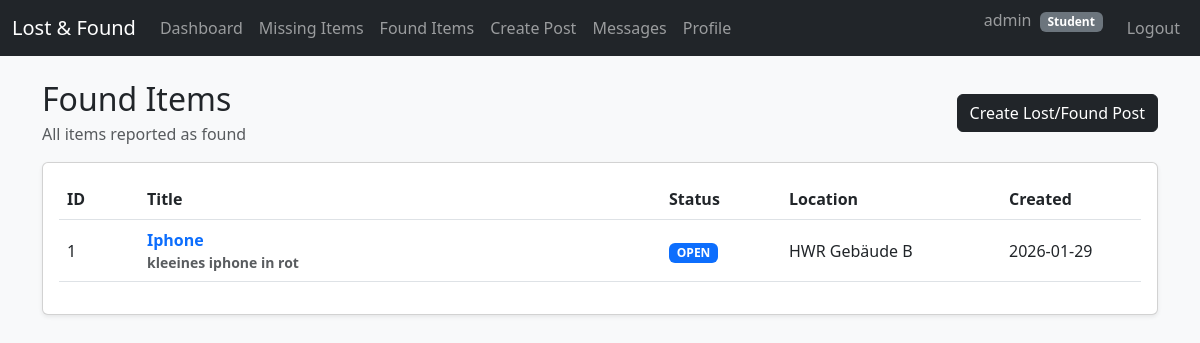
/student/found (signed in), run on an earlier commit of the app's database.
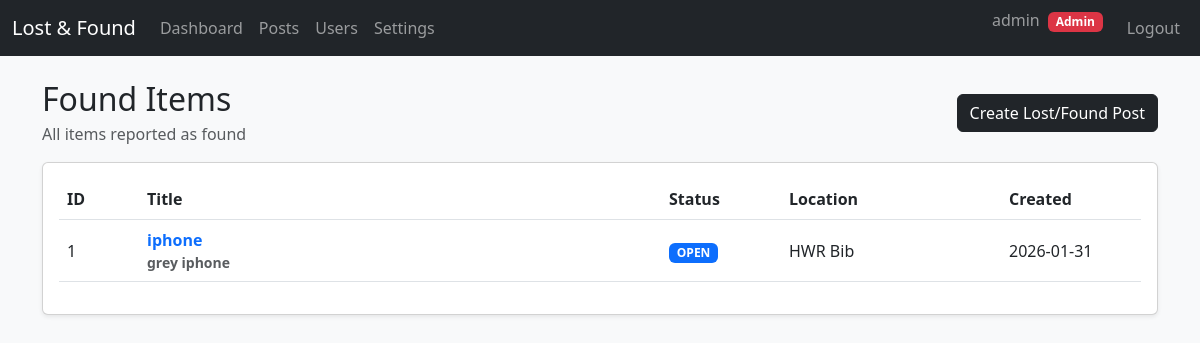
And on a later commit of the database.
### db.py (models this page shows)
class ItemPost(db.Model):
    __tablename__ = "item_posts"
    id = db.Column(db.Integer, primary_key=True)
    post_type = db.Column(db.String(10), nullable=False)
    title = db.Column(db.String(200), nullable=False)
    description = db.Column(db.Text, nullable=False)
    location = db.Column(db.String(200))
    status = db.Column(db.String(20), default="open")
    created_by = db.Column(db.Integer, db.ForeignKey("users.id"), nullable=False)
    created_at = db.Column(db.DateTime, default=datetime.utcnow)
    creator = db.relationship("User", backref="posts")

### app.py (the view)
@app.route("/student/found")
@login_required
def student_found():
    posts = ItemPost.query.filter_by(post_type="found").order_by(ItemPost.created_at.desc()).all()
    return render_template("student/found.html", posts=posts)

### app.py (called while the page is built)
def login_required(f):
    from functools import wraps
    @wraps(f)
    def wrapper(*args, **kwargs):
        if "user_id" not in session:
            return redirect(url_for("login"))
        return f(*args, **kwargs)
    return wrapper

### templates/student/found.html (shortened to what this page needs)
{% extends 'base.html' %}
{% block content %}
<div class="d-flex justify-content-between align-items-center mb-3">
  <div>
    <h2 class="mb-1">Found Items</h2>
    <div class="text-muted">All items reported as found</div>
  </div>
  <a class="btn btn-dark" href="{{ url_for('student_new_post') }}">Create Lost/Found Post</a>
</div>
<div class="card shadow-sm">
  <div class="card-body">
    {% if posts and posts|length > 0 %}
      <div class="table-responsive">
        <table class="table table-hover align-middle">
          <thead>
            <tr>
              <th style="width: 80px;">ID</th>
              <th>Title</th>
              <th style="width: 120px;">Status</th>
              <th style="width: 220px;">Location</th>
              <th style="width: 140px;">Created</th>
            </tr>
          </thead>
          <tbody>
            {% for post in posts %}
              <tr>
                <td>{{ post.id }}</td>
                <td class="fw-semibold">
                  <a class="text-decoration-none"
                     href="{{ url_for('student_post_detail', post_id=post.id) }}">
                    {{ post.title }}
                  </a>
                  <div class="text-muted small">
                    {{ post.description[:80] }}{% if post.description and post.description|length > 80 %}...{% endif %}
                  </div>
                </td>
                <td>
                  {% if post.status == "open" %}
                    <span class="badge text-bg-primary">OPEN</span>
                  {% elif post.status == "claimed" %}
                    <span class="badge text-bg-info">CLAIMED</span>
                  {% else %}
                    <span class="badge text-bg-secondary">CLOSED</span>
                  {% endif %}
                </td>
                <td>{{ post.location or "-" }}</td>
                <td>{{ post.created_at.strftime("%Y-%m-%d") }}</td>
              </tr>
            {% endfor %}
          </tbody>
        </table>
      </div>
    {% else %}
      <div class="text-center py-4">
        <h5 class="mb-2">No found items yet</h5>
        <p class="text-muted mb-3">Create a found post if you found something.</p>
        <a class="btn btn-dark" href="{{ url_for('student_new_post') }}">Create Post</a>
      </div>
    {% endif %}
  </div>
</div>
{% endblock %}

What changed in the data, as far as the page shows it:
changed ItemPost id 1: title "Iphone" → "iphone"; description "kleeines iphone in rot" → "grey iphone"; location "HWR Gebäude B" → "HWR Bib"; created_at "2026-01-29" → "2026-01-31"
Also different on the page:
text no longer shown: "Missing Items Found Items Create Post Messages Profile Student"
text now shown: "Posts Users Settings Admin"
